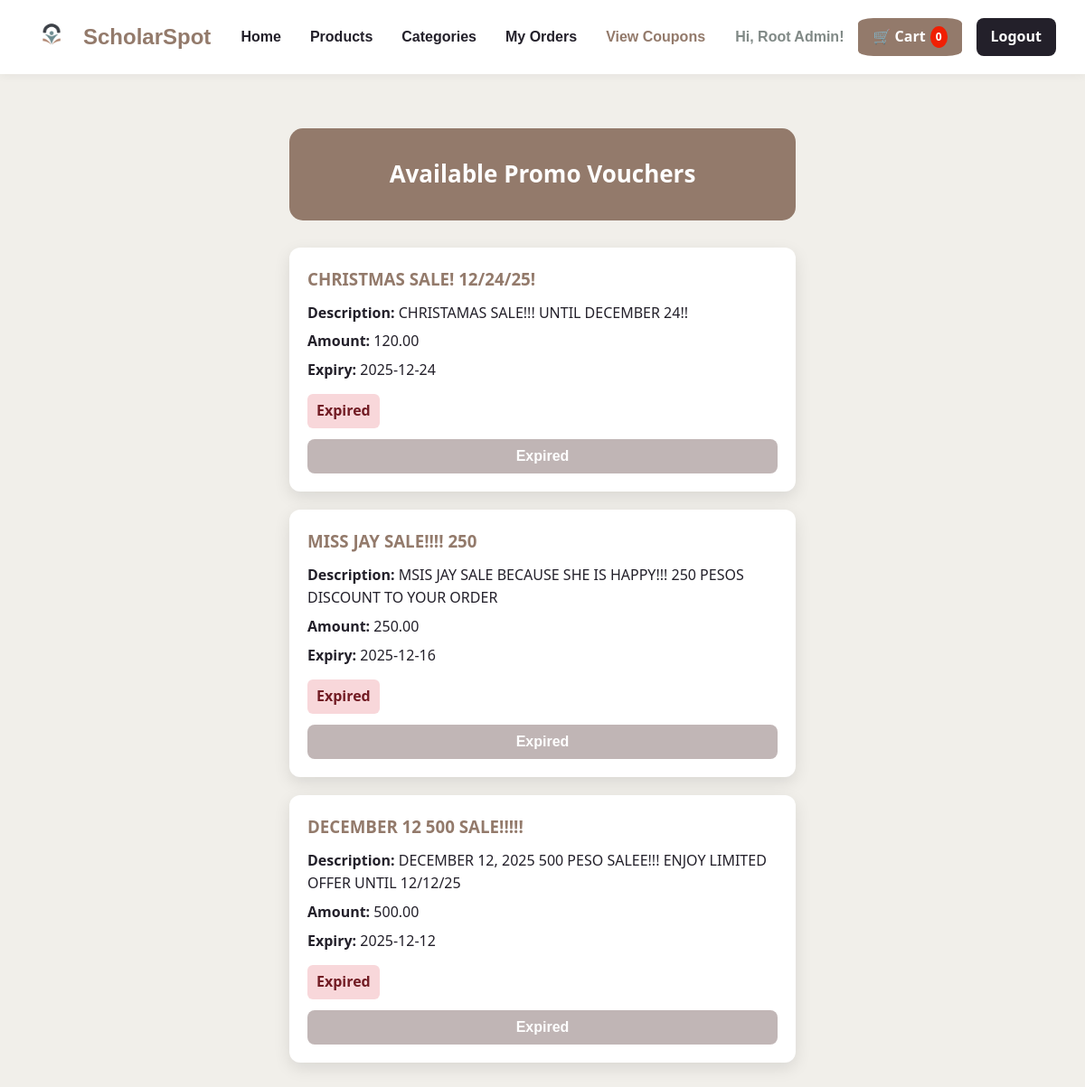
Screenshot of /viewcoupon.php?claimed=0 (signed in) with the database file from the repository.
### tables this page shows
CREATE TABLE `coupon` (
  `promo_id` int(12) NOT NULL,
  `type` varchar(32) NOT NULL,
  `code` varchar(50) NOT NULL,
  `description` varchar(1000) NOT NULL,
  `discount_type` varchar(10) NOT NULL DEFAULT 'fixed',
  `date_created` datetime NOT NULL DEFAULT current_timestamp(),
  `date_exp` date NOT NULL,
  `amount` decimal(5,2) NOT NULL,
  `status` tinyint(1) NOT NULL,
  `claimed_by` int(11) DEFAULT NULL
);

### viewcoupon.php (the view, shortened to what this page needs)
<?php
$userName = $_SESSION['Name'] ?? 'User';
include 'db_connect.php';
try {
    $stmt = $pdo->query("SELECT * FROM coupon ORDER BY date_exp DESC");
    $coupons = $stmt->fetchAll();
} catch (PDOException $e) {
    $coupons = [];
    $errorMsg = "Error fetching coupons: " . $e->getMessage();
}
?>
<!DOCTYPE html>
<html lang="en">
<head>
    <link rel="stylesheet" href="css/style.css">
</head>
<body>
<nav class="marketplace-nav">
    <div class="nav-container">
      <div class="nav-logo">
        <img src="images/logonew.png" alt="ScholarSpot" width="50">
        <span>ScholarSpot</span>
      </div>
      <ul class="nav-menu">
        <li><a href="dashboard.php">Home</a></li>
        <li><a href="#products">Products</a></li>
        <li><a href="#categories">Categories</a></li>
        <li><a href="orderdetails.php">My Orders</a></li>
        <li><a href="viewcoupon.php" class="active">View Coupons</a></li>
      </ul>
      <div class="nav-actions">
        <span class="user-greeting">Hi, <?= htmlspecialchars($userName) ?>!</span>
        <a href="cart.php" class="nav-cart">
          🛒 Cart <span id="cart-count" class="cart-badge">0</span>
        </a>
        <a href="logout.php" class="nav-logout">Logout</a>
      </div>
    </div>
</nav>
<div class="container">
    <div class="page-header">
        <h1>Available Promo Vouchers</h1>
    </div>
    <?php
    if (!empty($errorMsg)) {
        echo "<p class='no-coupon'>" . htmlspecialchars($errorMsg) . "</p>";
    } elseif ($coupons) {
        $today = date('Y-m-d');
        foreach ($coupons as $row) {
            $expiryDate = $row['date_exp'];
            $isExpired = ($expiryDate < $today);
            echo "<div class='coupon-card'>";
            echo "<h3>" . htmlspecialchars($row['type']) . "</h3>";
            echo "<p><strong>Description:</strong> " . htmlspecialchars($row['description']) . "</p>";
            echo "<p><strong>Amount:</strong> " . htmlspecialchars($row['amount']) . "</p>";
            echo "<p><strong>Expiry:</strong> " . htmlspecialchars($expiryDate) . "</p>";
            echo $isExpired
                ? "<span class='status expired-status'>Expired</span>"
                : "<span class='status active-status'>Active</span>";
            if ($isExpired) {
                echo "<br><button class='claim-btn disabled-btn' disabled>Expired</button>";
            } elseif ((int)$row['status'] === 0) {
                echo "<br><a class='claim-btn' href='claim.php?id=" . $row['promo_id'] . "'>Claim</a>";
            } else {
                echo "<br><button class='claim-btn disabled-btn' disabled>Already Claimed</button>";
            }
            echo "</div>";
        }
    } else {
        echo "<p class='no-coupon'>No coupons available right now.</p>";
    }
    ?>
</div>
</body>
</html>

### css/style.css (style rules this page uses)
:root { --light-bg: #f1efea; --primary-accent: #937a6b; --secondary-accent: #836e6e; --text-dark: #23202a; --neutral: #808986; --optional-dark: #0e1d17; --black: #000000; --success-bg: #d4edda; --success-text: #155724; --error-bg: #f8d7da; --error-text: #721c24; }
* { box-sizing: border-box; margin: 0; padding: 0; }
body { font-family: 'Segoe UI', Tahoma, Geneva, Verdana, sans-serif; background-color: var(--light-bg); color: var(--text-dark); line-height: 1.6; }
.container { max-width: 600px; margin: 60px auto; padding: 0 20px; }
.page-header { background-color: var(--primary-accent); padding: 30px 20px; border-radius: 15px; text-align: center; margin-bottom: 30px; color: white; }
.page-header h1 { font-size: 26px; font-weight: bold; }
button { width: 100%; padding: 14px; background-color: var(--secondary-accent); color: white; border: none; border-radius: 10px; font-size: 16px; font-weight: bold; cursor: pointer; transition: background-color 0.3s ease; }
.marketplace-nav { background: #ffffff; box-shadow: 0 2px 10px rgba(0, 0, 0, 0.05); position: sticky; top: 0; z-index: 100; }
.nav-container { max-width: 1200px; margin: 0 auto; padding: 1rem 2rem; display: flex; justify-content: space-between; align-items: center; }
.nav-logo { display: flex; align-items: center; gap: 10px; font-family: 'Montserrat', sans-serif; font-weight: 800; font-size: 1.5rem; color: #937a6b; }
.nav-menu { display: flex; list-style: none; gap: 2rem; }
.nav-menu a { text-decoration: none; color: #23202a; font-family: 'Hind Guntur', sans-serif; font-weight: 600; transition: color 0.3s; }
.nav-menu a:hover, .nav-menu a.active { color: #937a6b; }
.nav-actions { display: flex; align-items: center; gap: 1rem; }
.user-greeting { font-family: 'Hind Guntur', sans-serif; font-weight: 600; color: #808986; }
.nav-cart { background: #937a6b; color: #ffffff; padding: 8px 16px; border-radius: 15%; text-decoration: none; font-weight: 600; display: flex; align-items: center; gap: 5px; transition: background 0.3s; }
.cart-badge { background: #f01f03ff; color: white; border-radius: 80%; padding: 2px 6px; font-size: 0.75rem; }
.nav-logout { background: #23202a; color: white; padding: 8px 16px; border-radius: 8px; text-decoration: none; font-weight: 600; transition: background 0.3s; }

### viewcoupon.php (style rules this page uses)
.coupon-card { background-color: white; padding: 20px; border-radius: 12px; box-shadow: 0px 6px 18px rgba(0,0,0,0.1); margin-bottom: 20px; }
.coupon-card h3 { margin-bottom:10px; color: var(--primary-accent); }
.coupon-card p { margin:6px 0; }
.claim-btn { display:inline-block; margin-top:12px; padding:10px 16px; background: var(--secondary-accent); color:white; text-decoration:none; border-radius:8px; font-weight:bold; transition:0.3s; }
.status { font-weight:bold; padding:6px 10px; border-radius:6px; display:inline-block; margin-top:8px; }
.expired-status { background-color: var(--error-bg); color: var(--error-text); }
.disabled-btn { opacity:0.5; cursor:not-allowed; }

### rows the page displays
coupon: type "CHRISTMAS SALE! 12/24/25!", description "CHRISTAMAS SALE!!! UNTIL DECEMBER 24!!", amount "120.00", date_exp "2025-12-24", shows "Expired"
coupon: type "MISS JAY SALE!!!! 250", description "MSIS JAY SALE BECAUSE SHE IS HAPPY!!! 250 PESOS DISCOUNT TO YOUR ORDER", amount "250.00", date_exp "2025-12-16", shows "Expired"
coupon: type "DECEMBER 12 500 SALE!!!!!", description "DECEMBER 12, 2025 500 PESO SALEE!!! ENJOY LIMITED OFFER UNTIL 12/12/25", amount "500.00", date_exp "2025-12-12", shows "Expired"

### other values shown
$userName "Root Admin"
